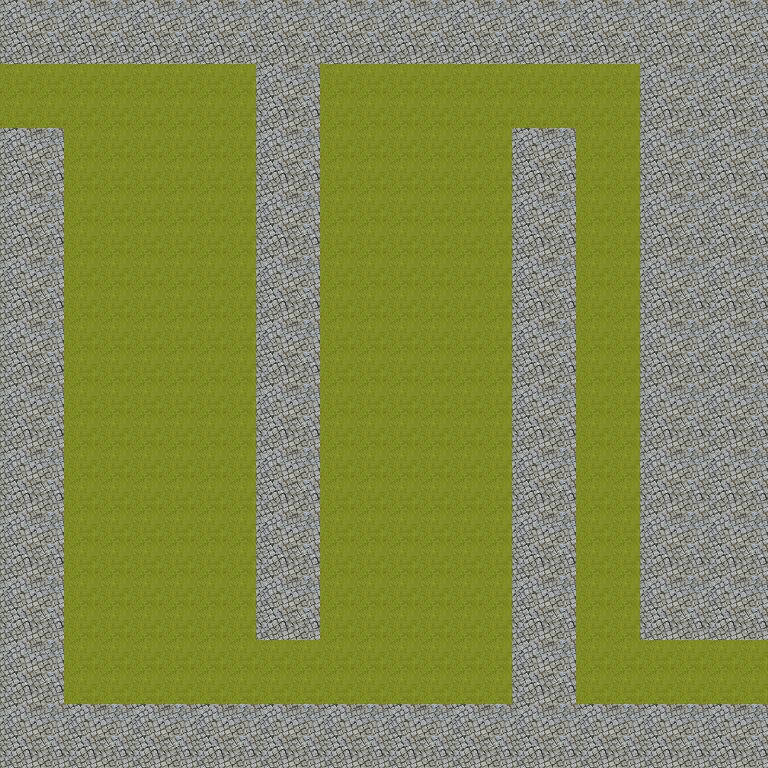

Below is a game level as drawn by its tile map, then a one-line description and the .tmx that defines it (tile-layer data replaced by summaries):
An orthogonal 12x12 tile map with 64x64 px tiles, 1 tile layer (background) and 8 objects (6x 1, start, end).

<map version="1.0" orientation="orthogonal" renderorder="left-up" width="12" height="12" tilewidth="64" tileheight="64" nextobjectid="62">
 <tileset firstgid="1" name="level" tilewidth="64" tileheight="64" tilecount="64" columns="8">
  <image source="tiledsets/level.png" width="512" height="512" />
  <tile id="0">
   <properties>
    <property name="description" value="wall" />
   </properties>
  </tile>
  <tile id="1">
   <properties>
    <property name="description" value="wall" />
   </properties>
  </tile>
  <tile id="2">
   <properties>
    <property name="description" value="wall" />
   </properties>
  </tile>
  <tile id="3">
   <properties>
    <property name="description" value="wall" />
   </properties>
  </tile>
  <tile id="4">
   <properties>
    <property name="description" value="wall" />
   </properties>
  </tile>
  <tile id="5">
   <properties>
    <property name="description" value="wall" />
   </properties>
  </tile>
  <tile id="6">
   <properties>
    <property name="description" value="wall" />
   </properties>
  </tile>
  <tile id="7">
   <properties>
    <property name="description" value="wall" />
   </properties>
  </tile>
  <tile id="8">
   <properties>
    <property name="description" value="wall" />
   </properties>
  </tile>
  <tile id="9">
   <properties>
    <property name="description" value="wall" />
   </properties>
  </tile>
  <tile id="10">
   <properties>
    <property name="description" value="wall" />
   </properties>
  </tile>
  <tile id="11">
   <properties>
    <property name="description" value="wall" />
   </properties>
  </tile>
  <tile id="12">
   <properties>
    <property name="description" value="wall" />
   </properties>
  </tile>
  <tile id="13">
   <properties>
    <property name="description" value="wall" />
   </properties>
  </tile>
  <tile id="14">
   <properties>
    <property name="description" value="ground" />
   </properties>
  </tile>
  <tile id="15">
   <properties>
    <property name="description" value="wall" />
   </properties>
  </tile>
  <tile id="16">
   <properties>
    <property name="description" value="wall" />
   </properties>
  </tile>
  <tile id="17">
   <properties>
    <property name="description" value="wall" />
   </properties>
  </tile>
  <tile id="18">
   <properties>
    <property name="description" value="wall" />
   </properties>
  </tile>
  <tile id="19">
   <properties>
    <property name="description" value="wall" />
   </properties>
  </tile>
  <tile id="20">
   <properties>
    <property name="description" value="wall" />
   </properties>
  </tile>
  <tile id="21">
   <properties>
    <property name="description" value="wall" />
   </properties>
  </tile>
  <tile id="22">
   <properties>
    <property name="description" value="wall" />
   </properties>
  </tile>
  <tile id="23">
   <properties>
    <property name="description" value="wall" />
   </properties>
  </tile>
  <tile id="24">
   <properties>
    <property name="description" value="wall" />
   </properties>
  </tile>
  <tile id="25">
   <properties>
    <property name="description" value="wall" />
   </properties>
  </tile>
  <tile id="26">
   <properties>
    <property name="description" value="wall" />
   </properties>
  </tile>
  <tile id="27">
   <properties>
    <property name="description" value="wall" />
   </properties>
  </tile>
  <tile id="28">
   <properties>
    <property name="description" value="wall" />
   </properties>
  </tile>
  <tile id="29">
   <properties>
    <property name="description" value="wall" />
   </properties>
  </tile>
  <tile id="30">
   <properties>
    <property name="description" value="wall" />
   </properties>
  </tile>
  <tile id="31">
   <properties>
    <property name="description" value="wall" />
   </properties>
  </tile>
  <tile id="32">
   <properties>
    <property name="description" value="wall" />
   </properties>
  </tile>
  <tile id="33">
   <properties>
    <property name="description" value="wall" />
   </properties>
  </tile>
  <tile id="34">
   <properties>
    <property name="description" value="wall" />
   </properties>
  </tile>
  <tile id="35">
   <properties>
    <property name="description" value="wall" />
   </properties>
  </tile>
  <tile id="36">
   <properties>
    <property name="description" value="wall" />
   </properties>
  </tile>
  <tile id="37">
   <properties>
    <property name="description" value="wall" />
   </properties>
  </tile>
  <tile id="38">
   <properties>
    <property name="description" value="wall" />
   </properties>
  </tile>
  <tile id="39">
   <properties>
    <property name="description" value="wall" />
   </properties>
  </tile>
  <tile id="40">
   <properties>
    <property name="description" value="wall" />
   </properties>
  </tile>
  <tile id="41">
   <properties>
    <property name="description" value="wall" />
   </properties>
  </tile>
  <tile id="42">
   <properties>
    <property name="description" value="wall" />
   </properties>
  </tile>
  <tile id="43">
   <properties>
    <property name="description" value="wall" />
   </properties>
  </tile>
  <tile id="44">
   <properties>
    <property name="description" value="wall" />
   </properties>
  </tile>
  <tile id="45">
   <properties>
    <property name="description" value="wall" />
   </properties>
  </tile>
  <tile id="46">
   <properties>
    <property name="description" value="wall" />
   </properties>
  </tile>
  <tile id="47">
   <properties>
    <property name="description" value="wall" />
   </properties>
  </tile>
  <tile id="48">
   <properties>
    <property name="description" value="wall" />
   </properties>
  </tile>
  <tile id="49">
   <properties>
    <property name="description" value="wall" />
   </properties>
  </tile>
  <tile id="50">
   <properties>
    <property name="description" value="wall" />
   </properties>
  </tile>
  <tile id="51">
   <properties>
    <property name="description" value="wall" />
   </properties>
  </tile>
  <tile id="52">
   <properties>
    <property name="description" value="wall" />
   </properties>
  </tile>
  <tile id="53">
   <properties>
    <property name="description" value="wall" />
   </properties>
  </tile>
  <tile id="54">
   <properties>
    <property name="description" value="wall" />
   </properties>
  </tile>
  <tile id="55">
   <properties>
    <property name="description" value="wall" />
   </properties>
  </tile>
  <tile id="56">
   <properties>
    <property name="description" value="wall" />
   </properties>
  </tile>
  <tile id="57">
   <properties>
    <property name="description" value="wall" />
   </properties>
  </tile>
  <tile id="58">
   <properties>
    <property name="description" value="wall" />
   </properties>
  </tile>
  <tile id="59">
   <properties>
    <property name="description" value="wall" />
   </properties>
  </tile>
  <tile id="60">
   <properties>
    <property name="description" value="wall" />
   </properties>
  </tile>
  <tile id="61">
   <properties>
    <property name="description" value="wall" />
   </properties>
  </tile>
  <tile id="62">
   <properties>
    <property name="description" value="wall" />
   </properties>
  </tile>
  <tile id="63">
   <properties>
    <property name="description" value="wall" />
   </properties>
  </tile>
 </tileset>
 <layer name="background" width="12" height="12">
  <data>[144 cells, 144 non-empty, 2 distinct tile ids]</data>
 </layer>
 <objectgroup name="Enemies">
  <object id="6" type="1" x="145.333" y="145.334" width="32" height="32">
   <properties>
    <property name="start_direction" type="int" value="3" />
   </properties>
   <ellipse />
  </object>
  <object id="52" type="1" x="144" y="530.667" width="32" height="32">
   <properties>
    <property name="start_direction" type="int" value="3" />
   </properties>
   <ellipse />
  </object>
  </objectgroup>
 <objectgroup name="Player">
  <!-- 2 objects omitted --></objectgroup>
</map>
<!-- 6 of 8 objects omitted -->
